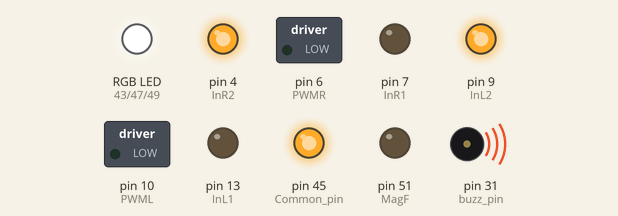
A sketch run on a simulated Arduino Mega 2560, built with avr-gcc and run on an emulated ATmega2560. On the bench: switched loads named in the sketch (green lamp = pin HIGH), an RGB LED mixed from three pins (HIGH = lit), output pins drawn as LEDs (lit = HIGH), buzzer (waves = sounding, pin HIGH). What the sketch prints to the serial monitor is not drawn.

Above: at 0.1 s.
At 3.1 s:
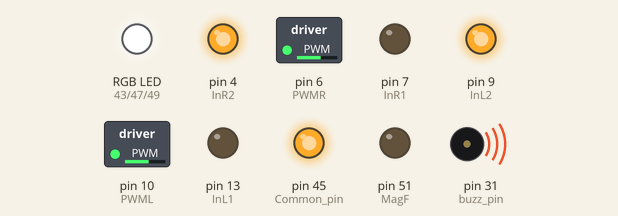
At 6.1 s:
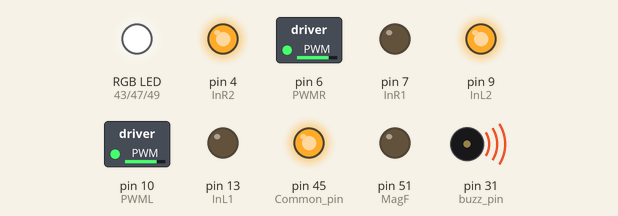
At 12.1 s:
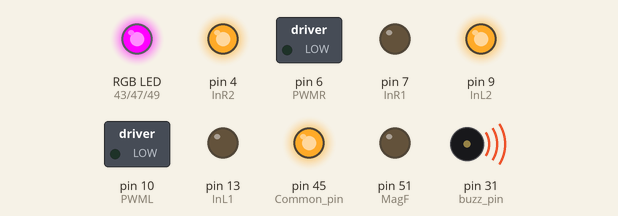
At 24.1 s:
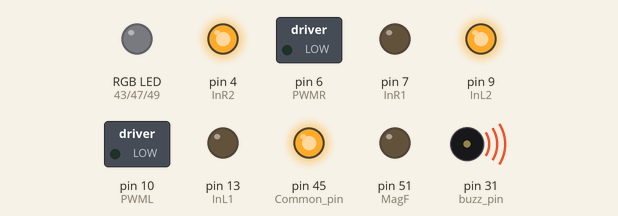
At 38.1 s:
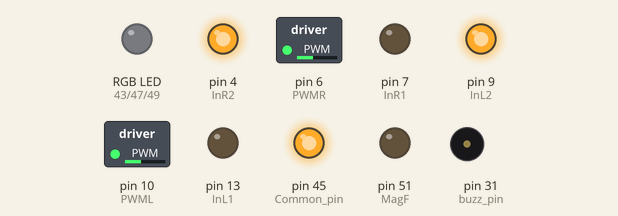
Timing chart, 0 to 40.0 s (numbered marks = the images above):
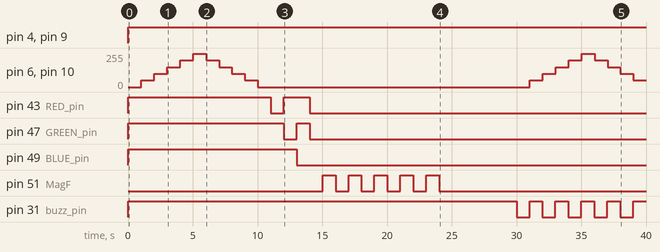

Measured:
- by itself, pin 4 (InR2), pin 9 (InL2): LOW → HIGH at 0.03 s
- by itself, pin 43 (RED_pin): HIGH → LOW at 11.0 s, → HIGH 1.0 s later, → LOW 2.0 s later
- by itself, pin 47 (GREEN_pin): HIGH → LOW at 12.0 s, → HIGH 1.0 s later, → LOW 1.0 s later
- by itself, pin 49 (BLUE_pin): HIGH → LOW at 13.0 s
- by itself, pin 51 (MagF): LOW → HIGH at 15.0 s, → LOW 1.0 s later, → HIGH 1.0 s later, → LOW 1.0 s later, … (10 changes in this stretch)
- by itself, pin 31 (buzz_pin): HIGH → LOW at 30.0 s, → HIGH 1.0 s later, → LOW 1.0 s later, → HIGH 1.0 s later, … (10 changes in this stretch)

The sketch:

motor_buzzer_led_EM.ino
```cpp
#include <Arduino.h>


#define MagF            51                     // electromagnet pin

#define buzz_pin        31                     // electromagnet pin

#define RED_pin         43                     //LED Pin
#define Common_pin      45                     //LED Pin
#define GREEN_pin       47                     //LED Pin
#define BLUE_pin        49                     //LED Pin


#define InL1            13                      // motor pin
#define PWML            10                      // PWM motor pin
#define InL2            9                       // motor pin

#define InR1            7                       // motor pin
#define PWMR            6                       // PWM motor pin
#define InR2            4                       // motor pin

int buzz_count=0;


void motor_init(){
    pinMode(MagF, OUTPUT);

    pinMode(InL1, OUTPUT);
    pinMode(InL2, OUTPUT);
    pinMode(PWML, OUTPUT);

    pinMode(InR1, OUTPUT);
    pinMode(InR2, OUTPUT);
    pinMode(PWMR, OUTPUT);
}
void motorForwardL(int PWM_val)  {
    analogWrite(PWML, PWM_val);
    digitalWrite(InL1, LOW);
    digitalWrite(InL2, HIGH);
}

void motorForwardR(int PWM_val)  {
    analogWrite(PWMR, PWM_val);
    digitalWrite(InR1, LOW);
    digitalWrite(InR2, HIGH);
}

void LED_init(){
    pinMode(RED_pin, OUTPUT);
    pinMode(Common_pin, OUTPUT);
    pinMode(GREEN_pin, OUTPUT);
    pinMode(BLUE_pin, OUTPUT);

    digitalWrite(RED_pin, HIGH);
    digitalWrite(Common_pin, HIGH);
    digitalWrite(GREEN_pin, HIGH);
    digitalWrite(BLUE_pin, HIGH);
}

void BUZZ_init(){
    pinMode(buzz_pin, OUTPUT);

    digitalWrite(buzz_pin, HIGH);
}

void MAG_init(){
    pinMode(MagF, OUTPUT);

    digitalWrite(MagF, LOW);
}

void MagPick(void)  {
  digitalWrite(MagF, HIGH);
}

void MagDrop(void)  {
  digitalWrite(MagF, LOW);
}

void setup() {
    Serial.begin(9600); // opens serial port, sets data rate to 9600 bps
    motor_init();
    Serial.println("motor_init_finish");

    LED_init();
    Serial.println("LED_init_finish");

    BUZZ_init();
    Serial.println("BUZZ_init_finish");

    MAG_init();
    Serial.println("MAG_init_finish");

    timer1_init();                           //for periodic buzzer beep
    Serial.println("timer1_init_finish");
}

void loop()
{
  int k=1;
  while(k==1)
{
    /* increasing motor speed in forward direction */
    for(int i=0; i<250; i=i+50){
        motorForwardR(i);
        motorForwardL(i);
        delay(1000);
    }

    /* decreasing motor speed in forward direction */
    for(int i=250; i>=0; i=i-50){
        motorForwardR(i);
        motorForwardL(i);
        delay(1000);
    }

    /* blinking LED in RGB*/
    for(int i=1; i<=3; i++){
        if(i%3==0){
            digitalWrite(RED_pin, HIGH);
            digitalWrite(GREEN_pin, HIGH);
            digitalWrite(BLUE_pin, LOW);
            delay(1000);
        }
        else if(i%2==0){
            digitalWrite(RED_pin, HIGH);
            digitalWrite(GREEN_pin, LOW);
            digitalWrite(BLUE_pin, HIGH);
            delay(1000);
        }
        else{
            digitalWrite(RED_pin, LOW);
            digitalWrite(GREEN_pin, HIGH);
            digitalWrite(BLUE_pin, HIGH);
            delay(1000);
        }
    }


    digitalWrite(RED_pin, LOW);
    digitalWrite(GREEN_pin, LOW);
    digitalWrite(BLUE_pin, LOW);
    /* blinking LED in RGB*/
    for(int i=1; i<=11; i++){
        if(i%2==0){
            MagPick();
            delay(1000);
        }
        if(i%2!=0){
            MagDrop();
            delay(1000);
        }
    }
    k=k+1;


}
    delay(5000);
}


void timer1_init()
{
    cli(); //Clears the global interrupts
    TIMSK1 = 0x01; //timer1 overflow interrupt enable
    TCCR1B = 0x00; //stop
    TCNT1H = 0x0B; //Counter higher 8 bit value
    TCNT1L = 0xDB; //Counter lower 8 bit value
    TCCR1A = 0x00;
    TCCR1C = 0x00;
    TCCR1B = 0x04; //start Timer, prescaler 256
    sei();   //Enables the global interrupts
}
ISR (TIMER1_OVF_vect)
{
    buzz_count=buzz_count+1;
    TCNT1H = 0x0B; //Counter higher 8 bit value
    TCNT1L = 0xDB; //Counter lower 8 bit value
    if (buzz_count>=30 & buzz_count%2==0){
        digitalWrite(buzz_pin, HIGH);
    }
    if (buzz_count>=30 & buzz_count%2!=0){
        digitalWrite(buzz_pin, LOW);
    }

}
```
